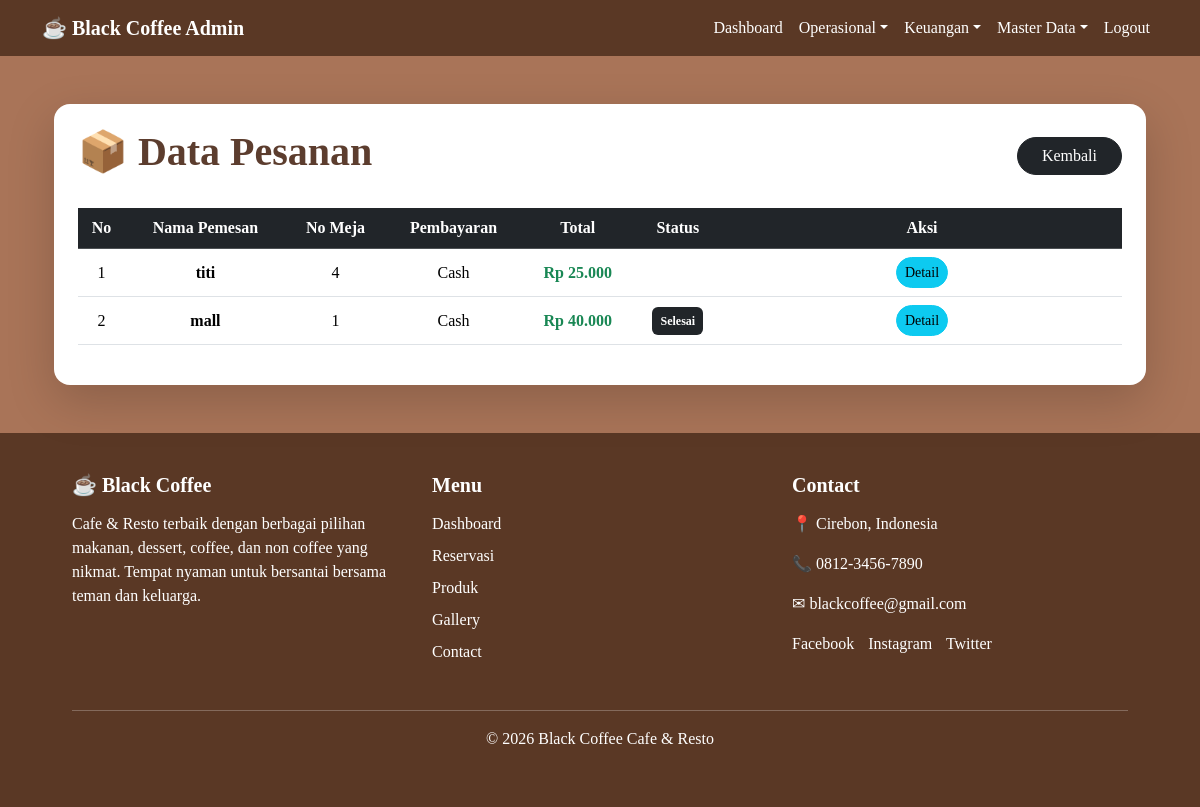
Before: /admin/index.php?menu=pesanan (signed in) with the older database file.
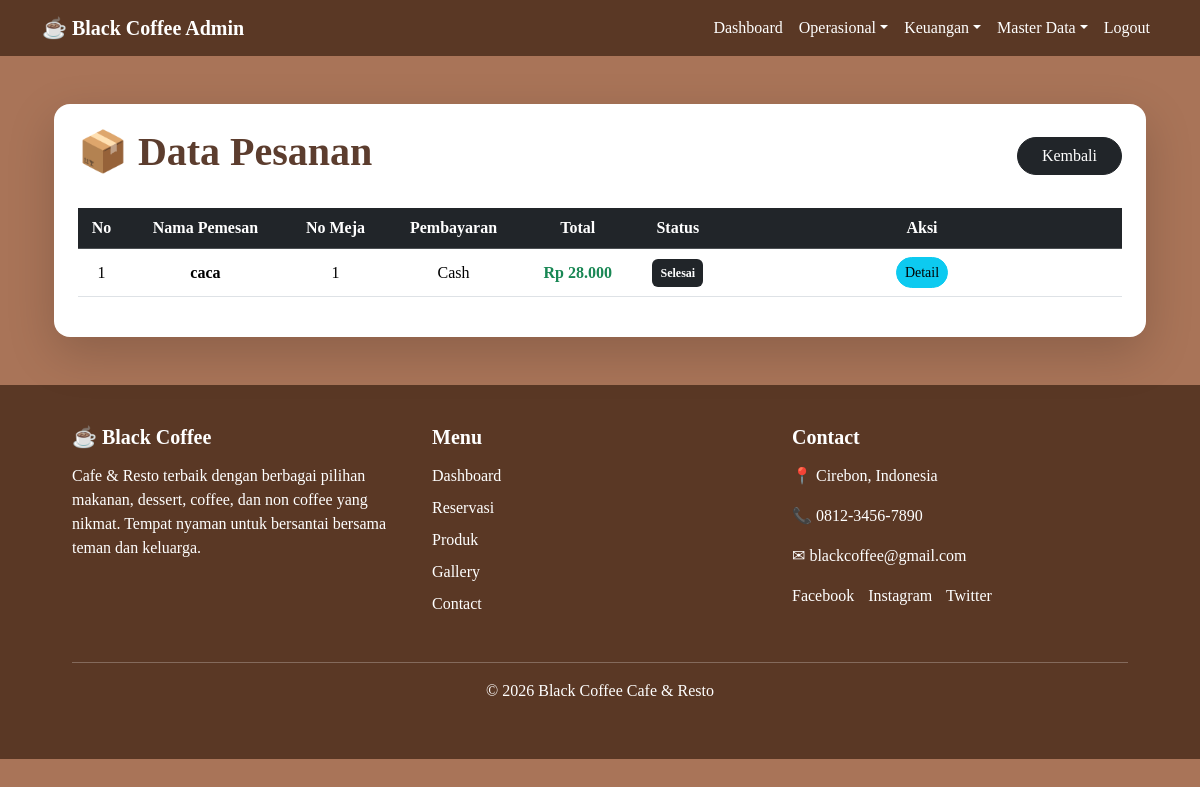
After: the same page with the newer database file.
### tables this page shows
CREATE TABLE `pesanan` (
  `id_pesanan` int(11) NOT NULL,
  `id_user` int(11) NOT NULL,
  `nama_pemesan` varchar(100) NOT NULL,
  `meja` varchar(10) NOT NULL,
  `pembayaran` varchar(50) NOT NULL,
  `tanggal` datetime DEFAULT current_timestamp(),
  `total` int(11) NOT NULL,
  `status` enum('pending','dibayar','diproses','selesai','dibatalkan') DEFAULT 'pending'
);

### admin/index.php (called while the page is built, shortened)
<?php
include "dashboard.php";
?>

### admin/pesanan.php (the view, shortened to what this page needs)
<?php
include "../koneksi.php";
?>
<div class="container mt-5 mb-5">
    <div class="card border-0 shadow-lg rounded-4 p-4">
        <div class="d-flex justify-content-between align-items-center mb-4">
            <h1 class="fw-bold" style="color:#5C3D2E;">
                📦 Data Pesanan
            </h1>
            <a href="index.php?menu=dashboard"
               class="btn btn-dark rounded-pill px-4">
                Kembali
            </a>
        </div>
        <div class="table-responsive">
            <table class="table table-hover align-middle text-center">
                <thead class="table-dark">
                    <tr>
                        <th>No</th>
                        <th>Nama Pemesan</th>
                        <th>No Meja</th>
                        <th>Pembayaran</th>
                        <th>Total</th>
                        <th>Status</th>
                        <th width="400">Aksi</th>
                    </tr>
                </thead>
                <tbody>
                <?php
                $no = 1;
                $query = mysqli_query($conn,"
                SELECT * FROM pesanan
                ORDER BY id_pesanan DESC
                ");
                while($d = mysqli_fetch_array($query)){
                    $status = strtolower(trim($d['status']));
                ?>
                <tr>
                    <td><?= $no++ ?></td>
                    <td>
                        <b><?= $d['nama_pemesan'] ?></b>
                    </td>
                    <td><?= $d['meja'] ?></td>
                    <td><?= $d['pembayaran'] ?></td>
                    <td>
                        <b class="text-success">
                            Rp <?= number_format($d['total'],0,',','.') ?>
                        </b>
                    </td>
                    <td>
                        <?php if($status == 'selesai'){ ?>
                            <span class="badge bg-dark p-2">
                                Selesai
                            </span>
                        <?php } ?>
                    </td>
                    <td>
                        <a href="index.php?menu=detail_pesanan&id=<?= $d['id_pesanan'] ?>"
                           class="btn btn-info btn-sm rounded-pill">
                            Detail
                        </a>
                    </td>
                </tr>
                <?php } ?>
                </tbody>
            </table>
        </div>
    </div>
</div>

Changed rows visible on the page:
removed pesanan: nama_pemesan "titi", meja "4", pembayaran "Cash", total "25.000"
removed pesanan: nama_pemesan "mall", meja "1", pembayaran "Cash", total "40.000", status "Selesai"
added pesanan: nama_pemesan "caca", meja "1", pembayaran "Cash", total "28.000", status "Selesai"
